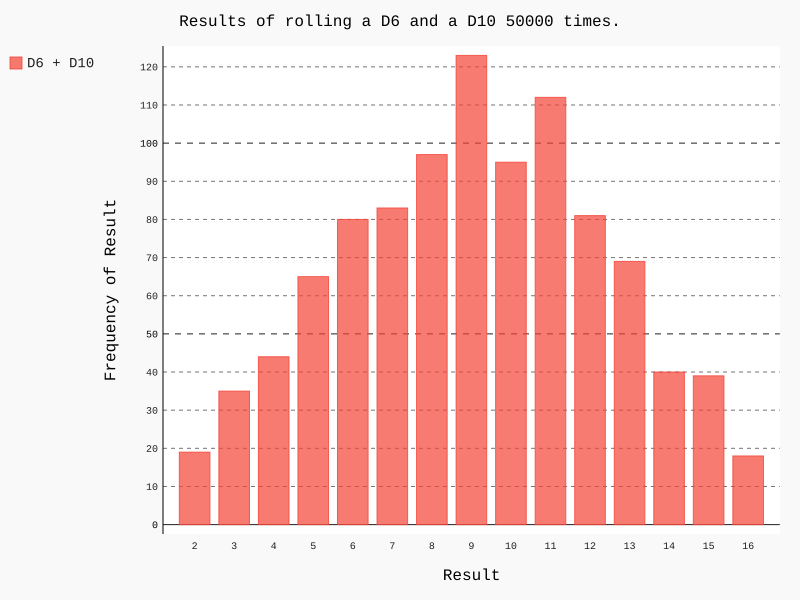

Python code for this plot:
from die import Die
import pygal

# 创建两个D6骰子
die_1 = Die()
die_2 = Die(10)

# 掷几次骰子，并将结果存储在一个列表中
results = []
for roll_num in range(1000):
    result = die_1.roll() + die_2.roll()
    results.append(result)

# 分析结果
frequencies = []
max_result = die_1.num_sides + die_2.num_sides
for value in range(2, max_result+1):
    frequency = results.count(value)
    frequencies.append(frequency)

# 对结果进行可视化
hist = pygal.Bar()

hist.title = "Results of rolling a D6 and a D10 50000 times."
hist.x_labels = list(range(2, max_result+1))
hist.x_title = "Result"
hist.y_title = "Frequency of Result"

hist.add("D6 + D10", frequencies)
hist.render_to_file("die_visual.svg")

print(frequencies)
